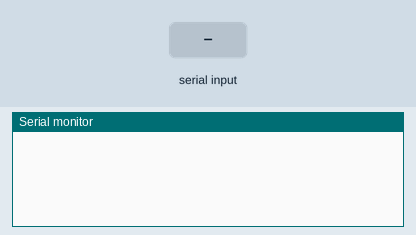
Simulated run of this sketch. Board: Arduino Uno, built with avr-gcc and run on an emulated ATmega328P. On the bench: the last lines printed to the serial monitor. Inputs (shaded band) come from the test bench.

Above: at 1.2 s.
1.3 s: "90,45\n" received over Serial
At 1.7 s:
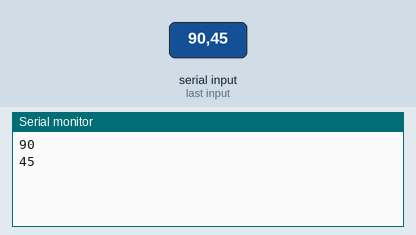
2.8 s: "30,150\n" received over Serial
At 4.7 s:
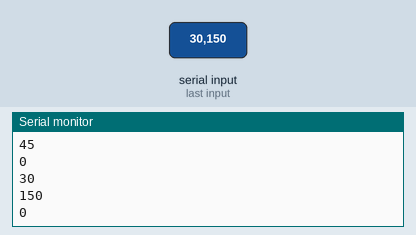
Timing chart, 0 to 6.2 s (numbered marks = the images above; inputs shaded):
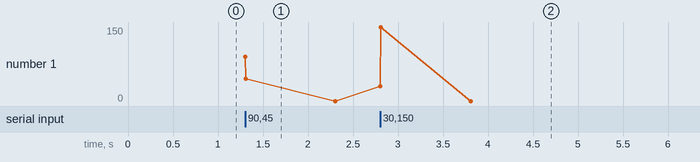

The sketch:

software_rec.ino
```cpp
//#include<SoftwareSerial.h>
//SoftwareSerial mySerial(0,1);
void setup() {
Serial.begin(9600);

}

void loop() {
 int c="";
 if(Serial.available()>0)
 {
  c =Serial.parseInt();
  Serial.println(c);
 }
 //delay(5000);
}
```

Measured:
- after the input at 1.3 s, the serial monitor: prints a new line at once (image 1)
- after the input at 2.8 s, the serial monitor: prints a new line at once (image 2)
